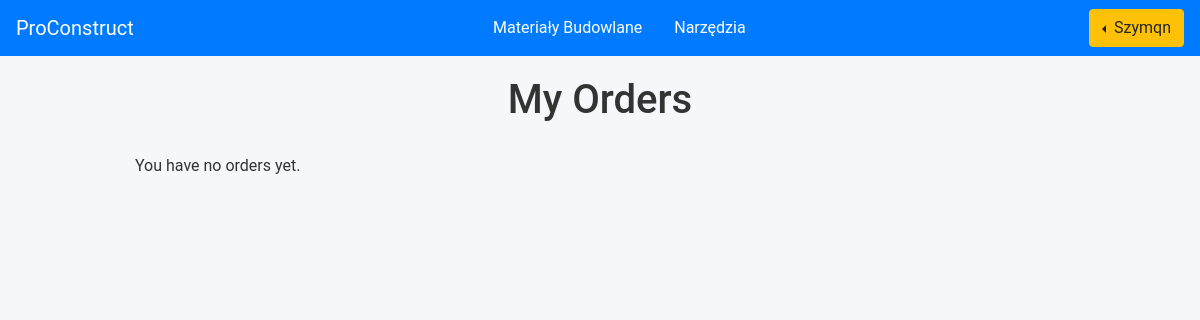
Page /user/check_orders/ (signed in) on the earlier database version.
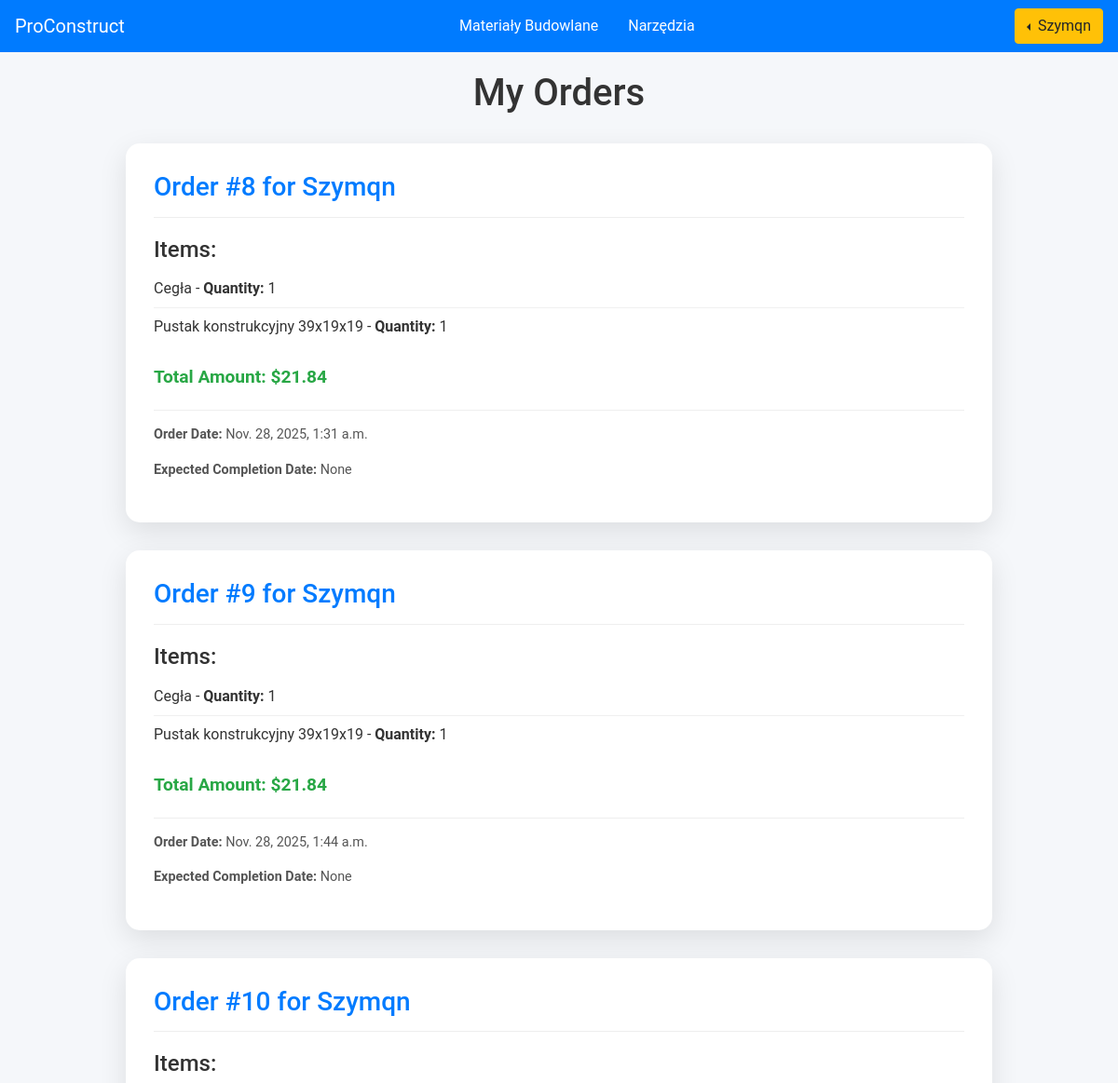
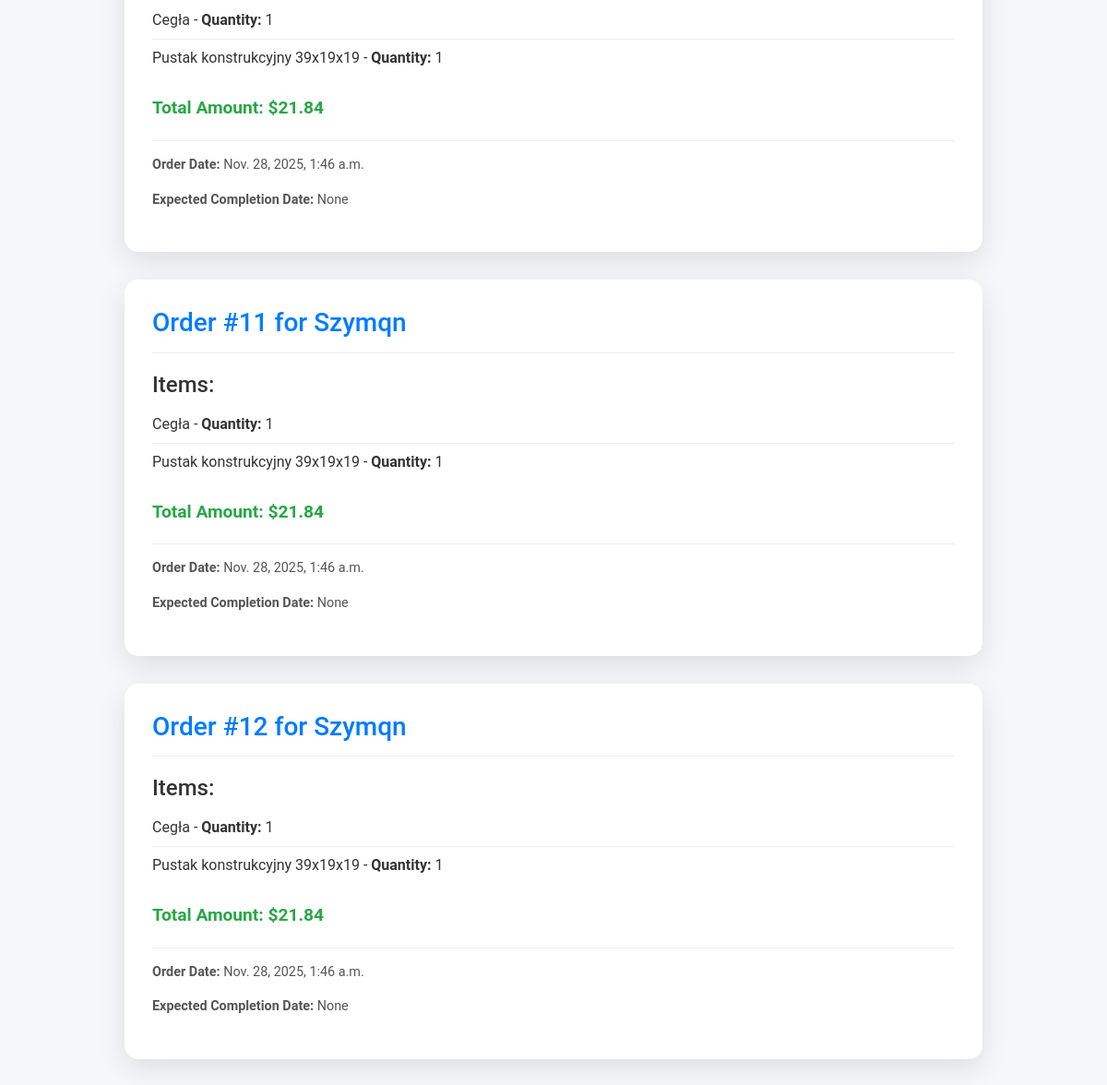
Same page on the later database version (2 pictures, top to bottom).
### base/models.py (models this page shows, shortened)
class Order(models.Model):
    user = models.ForeignKey(settings.AUTH_USER_MODEL, on_delete=models.CASCADE)
    order_date = models.DateTimeField(auto_now_add=True)
    order_completion_date = models.DateTimeField(null=True, blank=True)
    def __str__(self):
        return f"Order #{self.id} for {self.user.username}"

class OrderProduct(models.Model):
    order = models.ForeignKey(Order, on_delete=models.CASCADE)
    cart_item = models.ForeignKey(CartItem, on_delete=models.CASCADE)

class CartItem(models.Model):
    cart = models.ForeignKey('Cart', on_delete=models.CASCADE, null=True, blank=True)
    product = models.ForeignKey(Product, on_delete=models.CASCADE, null=True, blank=True)
    equipment = models.ForeignKey(Equipment, on_delete=models.CASCADE, null=True, blank=True)
    product_quantity = models.PositiveIntegerField(default=1)
    equipment_quantity = models.PositiveIntegerField(default=1)

class Product(models.Model):
    name = models.CharField(max_length=100)
    description = models.TextField()
    price = models.DecimalField(max_digits=10, decimal_places=2)
    image = models.URLField()
    quantity = models.PositiveIntegerField(default=0)

### users/models.py (models this page shows, shortened)
class CustomUser(AbstractUser):
    email = models.EmailField(_('email address'), unique=True)
    USERNAME_FIELD = 'email'
    REQUIRED_FIELDS = ('username',)
    objects = CustomUserManager()

### users/views.py (the view)
# urls.py: path('check_orders/', views.check_orders, name='check_orders'),
@login_required
def check_orders(request):
    orders = Order.objects.filter(user=request.user)
    order_data = []
    for order in orders:
        order_products = OrderProduct.objects.filter(order=order)
        order_equipments = OrderEquipment.objects.filter(order=order)
        total_amount_products = sum(
            product.cart_item.product.price * product.cart_item.product_quantity for product in order_products)
        total_amount_equipments = sum(
            equipment.cart_item.equipment.price * equipment.cart_item.equipment_quantity for equipment in
            order_equipments)
        total_amount = total_amount_products + total_amount_equipments
        order_data.append({
            'order': order,
            'order_products': order_products,
            'order_equipments': order_equipments,
            'total_amount': total_amount
        })
    return render(request, 'users/check_orders.html', {'order_data': order_data})

### templates/users/check_orders.html (shortened to what this page needs)
{% include 'base/navbar.html' %}
{% load static %}
{% block extra_head %}
    <link rel="stylesheet" href="{% static 'orders.css' %}">
{% endblock %}
<div class="container">
    <h1>My Orders</h1>
    {% for order_info in order_data %}
    <div class="order-card">
        <div class="order-card-header">
            <h2>{{ order_info.order }}</h2>
        </div>
        <div class="order-card-body">
            <h4>Items:</h4>
            <ul>
                {% for product in order_info.order_products %}
                    <li>{{ product.cart_item.product.name }} - <strong>Quantity:</strong> {{ product.cart_item.product_quantity }}</li>
                {% endfor %}
            </ul>
            <p class="total-amount">Total Amount: ${{ order_info.total_amount }}</p>
        </div>
        <div class="order-card-footer">
            <p><strong>Order Date:</strong> {{ order_info.order.order_date }}</p>
            <p><strong>Expected Completion Date:</strong> {{ order_info.order.order_completion_date }}</p>
        </div>
    </div>
    {% empty %}
        <p>You have no orders yet.</p>
    {% endfor %}
</div>

Differences in the rows shown:
added Order: order "Order #8 for Szymqn", total_amount "21.84", order.order_date "Nov. 28, 2025, 1:31 a.m.", order.order_completion_date "None"
added OrderProduct: cart_item.product.name "Cegła", cart_item.product_quantity "1", shown under "Order #8 for Szymqn"
added OrderProduct: cart_item.product.name "Pustak konstrukcyjny 39x19x19", cart_item.product_quantity "1", shown under "Order #8 for Szymqn"
added Order: order "Order #9 for Szymqn", total_amount "21.84", order.order_date "Nov. 28, 2025, 1:44 a.m.", order.order_completion_date "None"
added OrderProduct: cart_item.product.name "Cegła", cart_item.product_quantity "1", shown under "Order #9 for Szymqn"
added OrderProduct: cart_item.product.name "Pustak konstrukcyjny 39x19x19", cart_item.product_quantity "1", shown under "Order #9 for Szymqn"
added Order: order "Order #10 for Szymqn", total_amount "21.84", order.order_date "Nov. 28, 2025, 1:46 a.m.", order.order_completion_date "None"
added OrderProduct: cart_item.product.name "Cegła", cart_item.product_quantity "1", shown under "Order #10 for Szymqn"
added OrderProduct: cart_item.product.name "Pustak konstrukcyjny 39x19x19", cart_item.product_quantity "1", shown under "Order #10 for Szymqn"
added Order: order "Order #11 for Szymqn", total_amount "21.84", order.order_date "Nov. 28, 2025, 1:46 a.m.", order.order_completion_date "None"
added OrderProduct: cart_item.product.name "Cegła", cart_item.product_quantity "1", shown under "Order #11 for Szymqn"
added OrderProduct: cart_item.product.name "Pustak konstrukcyjny 39x19x19", cart_item.product_quantity "1", shown under "Order #11 for Szymqn"
added Order: order "Order #12 for Szymqn", total_amount "21.84", order.order_date "Nov. 28, 2025, 1:46 a.m.", order.order_completion_date "None"
added OrderProduct: cart_item.product.name "Cegła", cart_item.product_quantity "1", shown under "Order #12 for Szymqn"
added OrderProduct: cart_item.product.name "Pustak konstrukcyjny 39x19x19", cart_item.product_quantity "1", shown under "Order #12 for Szymqn"
Other differences:
text no longer shown: "You have no orders yet."
